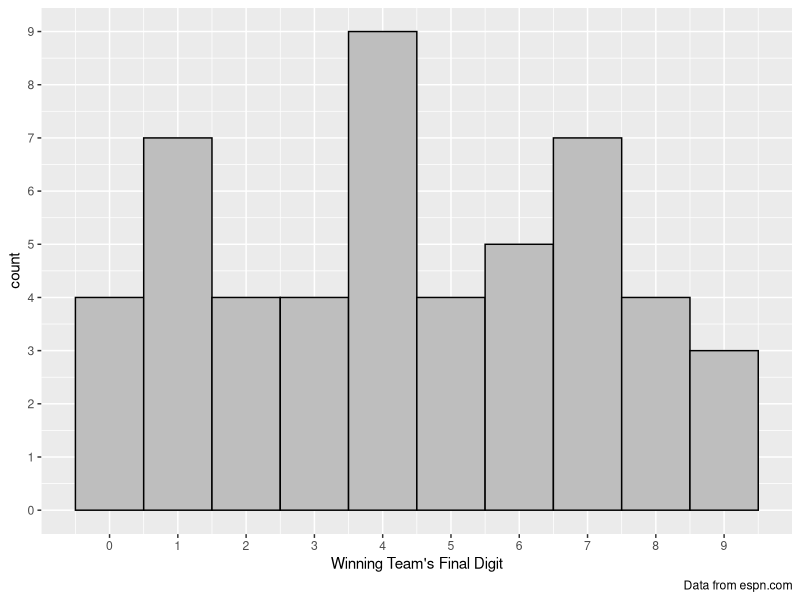
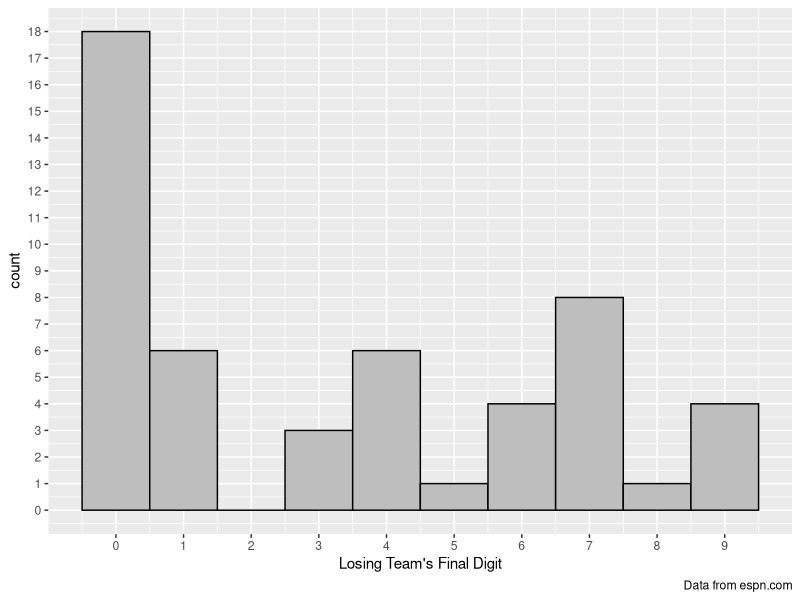
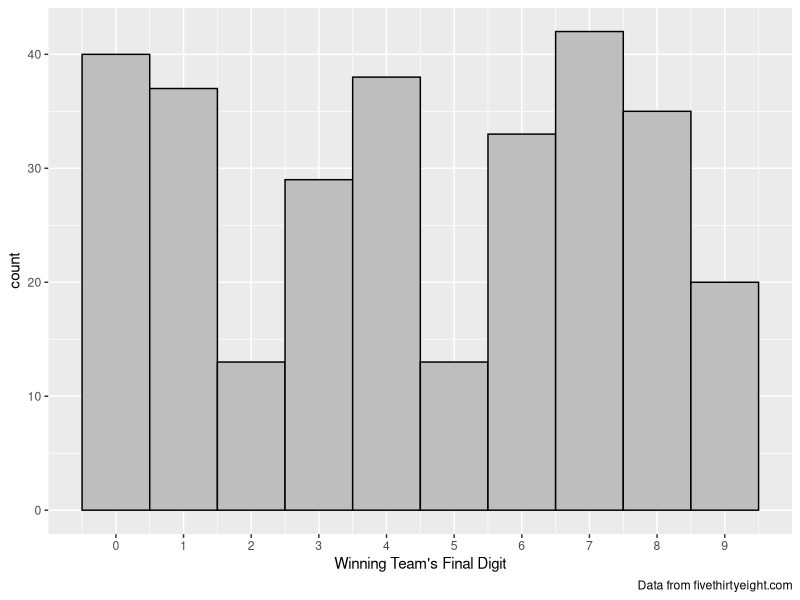
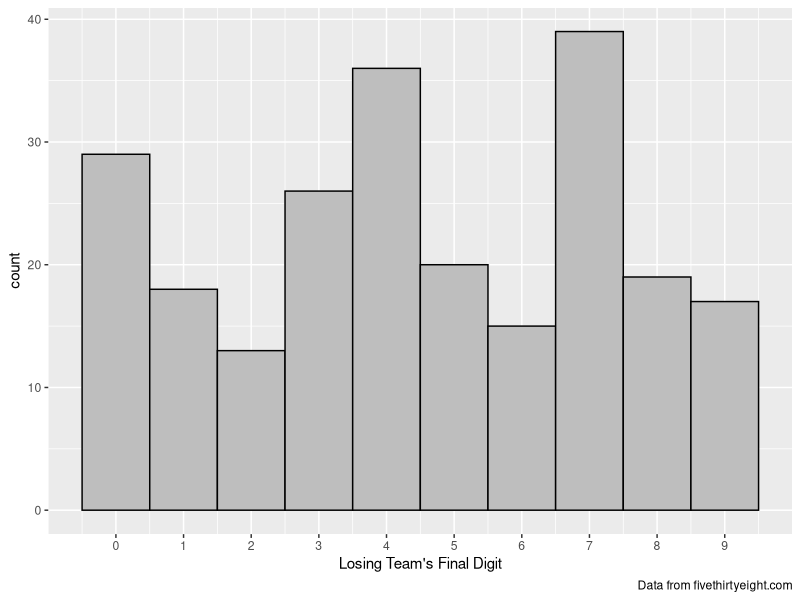

Recreate these plots in R, in order.
## Super Bowl Squares

#Load necessary packages
library(tidyverse)

#Load data
Football_Squares <- read_csv("Football Squares.csv")
View(Football_Squares)

#Plot Histogram of most common winning numbers
ggplot(data = Football_Squares, mapping = aes(x = `Winning No.`)) + 
  geom_histogram(binwidth = 1, color = "black", fill = "grey") + 
  theme(legend.position = "none") + 
  theme(plot.title = element_text(hjust = 0.5)) +
  scale_x_continuous(breaks = seq(0,9, by = 1)) +
  scale_y_continuous(breaks = seq(0,9, by = 1)) +
  labs( x = "Winning Team's Final Digit",
        caption = "Data from espn.com")

#Histogram for losing numbers
ggplot(data = Football_Squares, mapping = aes(x = `Losing No.`)) + 
  geom_histogram(binwidth = 1, color = "black", fill = "grey") + 
  theme(legend.position = "none") + 
  theme(plot.title = element_text(hjust = 0.5)) +
  scale_x_continuous(breaks = seq(0,9, by = 1)) +
  scale_y_continuous(breaks = seq(0,18, by = 1)) +
  labs( x = "Losing Team's Final Digit",
        caption = "Data from espn.com")

#Load 2015-2017 NFL scores data
NFL <- read_csv("2015-2017 NFL Scores.csv")
View(NFL)

#Plot Histogram of most common winning numbers for 2015 - 2017 data
NFL_winners <- NFL %>%
  filter(result1 == 1)
ggplot(data = NFL_winners, mapping = aes(x = score1_digit)) + 
  geom_histogram(binwidth = 1, color = "black", fill = "grey") + 
  theme(legend.position = "none") + 
  theme(plot.title = element_text(hjust = 0.5)) +
  scale_x_continuous(breaks = seq(0,9, by = 1)) +
  scale_y_continuous(breaks = seq(0,100, by = 10)) +
  labs( x = "Winning Team's Final Digit",
        caption = "Data from fivethirtyeight.com")

#Plot Histogram of most common losing numbers for 2015 - 2017 data
NFL_losers <- NFL %>%
  filter(result1 == 0)
ggplot(data = NFL_losers, mapping = aes(x = score2_digit)) + 
  geom_histogram(binwidth = 1, color = "black", fill = "grey") + 
  theme(legend.position = "none") + 
  theme(plot.title = element_text(hjust = 0.5)) +
  scale_x_continuous(breaks = seq(0,9, by = 1)) +
  scale_y_continuous(breaks = seq(0,100, by = 10)) +
  labs( x = "Losing Team's Final Digit",
        caption = "Data from fivethirtyeight.com")

#Counts
count(NFL_winners, score1_digit == 0)
count(NFL_winners, score1_digit == 1)
count(NFL_winners, score1_digit == 2)
count(NFL_winners, score1_digit == 3)
count(NFL_winners, score1_digit == 4)
count(NFL_winners, score1_digit == 5)
count(NFL_winners, score1_digit == 6)
count(NFL_winners, score1_digit == 7)
count(NFL_winners, score1_digit == 8)
count(NFL_winners, score1_digit == 9)

count(NFL_losers, score2_digit == 0)
count(NFL_losers, score2_digit == 1)
count(NFL_losers, score2_digit == 2)
count(NFL_losers, score2_digit == 3)
count(NFL_losers, score2_digit == 4)
count(NFL_losers, score2_digit == 5)
count(NFL_losers, score2_digit == 6)
count(NFL_losers, score2_digit == 7)
count(NFL_losers, score2_digit == 8)
count(NFL_losers, score2_digit == 9)